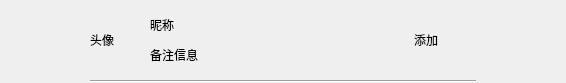
<?xml version="1.0" encoding="UTF-8"?>
<ui version="4.0">
 <class>NewFriendItem</class>
 <widget class="QWidget" name="NewFriendItem">
  <property name="geometry">
   <rect>
    <x>0</x>
    <y>0</y>
    <width>566</width>
    <height>83</height>
   </rect>
  </property>
  <property name="sizePolicy">
   <sizepolicy hsizetype="Preferred" vsizetype="Fixed">
    <horstretch>0</horstretch>
    <verstretch>0</verstretch>
   </sizepolicy>
  </property>
  <property name="minimumSize">
   <size>
    <width>0</width>
    <height>80</height>
   </size>
  </property>
  <property name="maximumSize">
   <size>
    <width>16777215</width>
    <height>86</height>
   </size>
  </property>
  <property name="windowTitle">
   <string>Form</string>
  </property>
  <layout class="QVBoxLayout" name="verticalLayout_2">
   <property name="spacing">
    <number>0</number>
   </property>
   <property name="leftMargin">
    <number>90</number>
   </property>
   <property name="topMargin">
    <number>0</number>
   </property>
   <property name="rightMargin">
    <number>90</number>
   </property>
   <property name="bottomMargin">
    <number>0</number>
   </property>
   <item>
    <widget class="QWidget" name="widget" native="true">
     <property name="minimumSize">
      <size>
       <width>0</width>
       <height>80</height>
      </size>
     </property>
     <property name="maximumSize">
      <size>
       <width>16777215</width>
       <height>80</height>
      </size>
     </property>
     <layout class="QHBoxLayout" name="horizontalLayout_3">
      <property name="spacing">
       <number>10</number>
      </property>
      <property name="leftMargin">
       <number>0</number>
      </property>
      <property name="topMargin">
       <number>0</number>
      </property>
      <property name="rightMargin">
       <number>10</number>
      </property>
      <property name="bottomMargin">
       <number>0</number>
      </property>
      <item>
       <widget class="QLabel" name="head_lab">
        <property name="minimumSize">
         <size>
          <width>50</width>
          <height>50</height>
         </size>
        </property>
        <property name="maximumSize">
         <size>
          <width>50</width>
          <height>50</height>
         </size>
        </property>
        <property name="text">
         <string>头像</string>
        </property>
       </widget>
      </item>
      <item>
       <widget class="QWidget" name="msg_wid" native="true">
        <layout class="QHBoxLayout" name="horizontalLayout_2">
         <property name="leftMargin">
          <number>0</number>
         </property>
         <property name="topMargin">
          <number>10</number>
         </property>
         <property name="rightMargin">
          <number>0</number>
         </property>
         <property name="bottomMargin">
          <number>10</number>
         </property>
         <item>
          <widget class="QWidget" name="friend_msg_wid" native="true">
           <layout class="QVBoxLayout" name="verticalLayout">
            <property name="spacing">
             <number>0</number>
            </property>
            <property name="leftMargin">
             <number>0</number>
            </property>
            <property name="topMargin">
             <number>0</number>
            </property>
            <property name="rightMargin">
             <number>0</number>
            </property>
            <property name="bottomMargin">
             <number>0</number>
            </property>
            <item>
             <widget class="QLabel" name="name_lab">
              <property name="font">
               <font>
                <bold>false</bold>
               </font>
              </property>
              <property name="text">
               <string>昵称</string>
              </property>
             </widget>
            </item>
            <item>
             <widget class="QLabel" name="desc_lab">
              <property name="text">
               <string>备注信息</string>
              </property>
             </widget>
            </item>
           </layout>
          </widget>
         </item>
        </layout>
       </widget>
      </item>
      <item>
       <widget class="QPushButton" name="add_btn">
        <property name="minimumSize">
         <size>
          <width>80</width>
          <height>30</height>
         </size>
        </property>
        <property name="maximumSize">
         <size>
          <width>80</width>
          <height>30</height>
         </size>
        </property>
        <property name="text">
         <string>添加</string>
        </property>
        <property name="flat">
         <bool>true</bool>
        </property>
       </widget>
      </item>
     </layout>
    </widget>
   </item>
   <item>
    <widget class="Line" name="line">
     <property name="orientation">
      <enum>Qt::Orientation::Horizontal</enum>
     </property>
    </widget>
   </item>
  </layout>
 </widget>
 <resources/>
 <connections/>
</ui>
